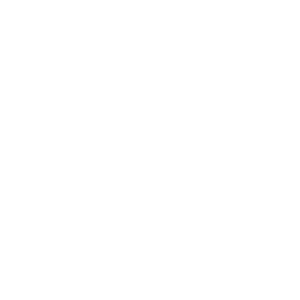
Frame 1 (no input)
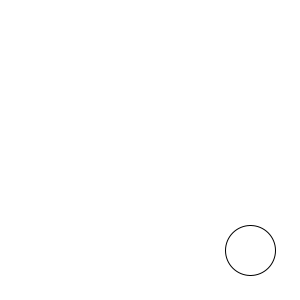
Frame 60 (the mouse pressed at the canvas centre just before this capture)
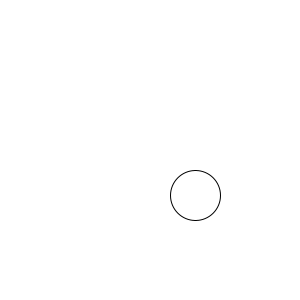
Frame 120 (the mouse held since frame 60 and released just before this capture)

The Processing sketch that drew these frames (run headless with seeded random() and noise(); from frame 60 on, the mouse is pressed at the canvas centre):

// Processing sketch: numero_sinq_chequepoint_du_hoc
// ── numero_sinq_chequepoint_du_hoc.pde

int s;  
int w;


void setup () {

 size(300,300);
 s = -50;
 w = -50;
}



void draw() {
  background(255);
   s = s + 5;
   w = w + 5;
 circle(w,s,50); 
  if (s>350){
    s = 0;
    w = 0;
  }
  
  
  
}
